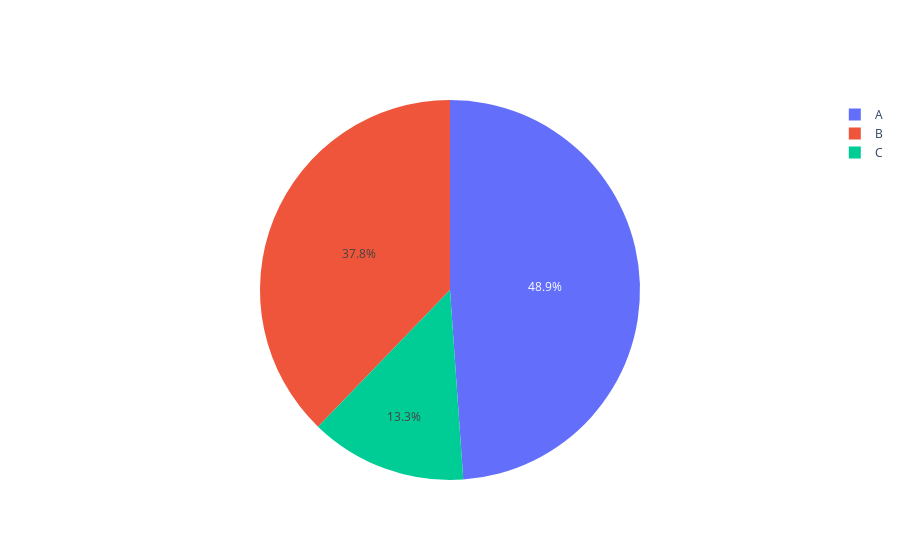

This figure's notebook cell:
### Markdown cell above
Visualizing the Type of the Stores along with their percentage in the dataset.

### Code cell
label=dataset["Type"].value_counts()[:10].index
counts=dataset["Type"].value_counts()[:10].values

colors=dataset["Type"]
fig=go.Figure(data=[go.Pie(values=counts,labels=label)])
fig.show()

### Figure 1 — Plotly figure (JSON) as saved in the notebook; plotly's stock layout.template omitted (floating-point values rounded to 4 significant figures)
{"data": [{"labels": ["A", "B", "C"], "type": "pie", "values": [4004, 3094, 1092]}], "layout": {}}
